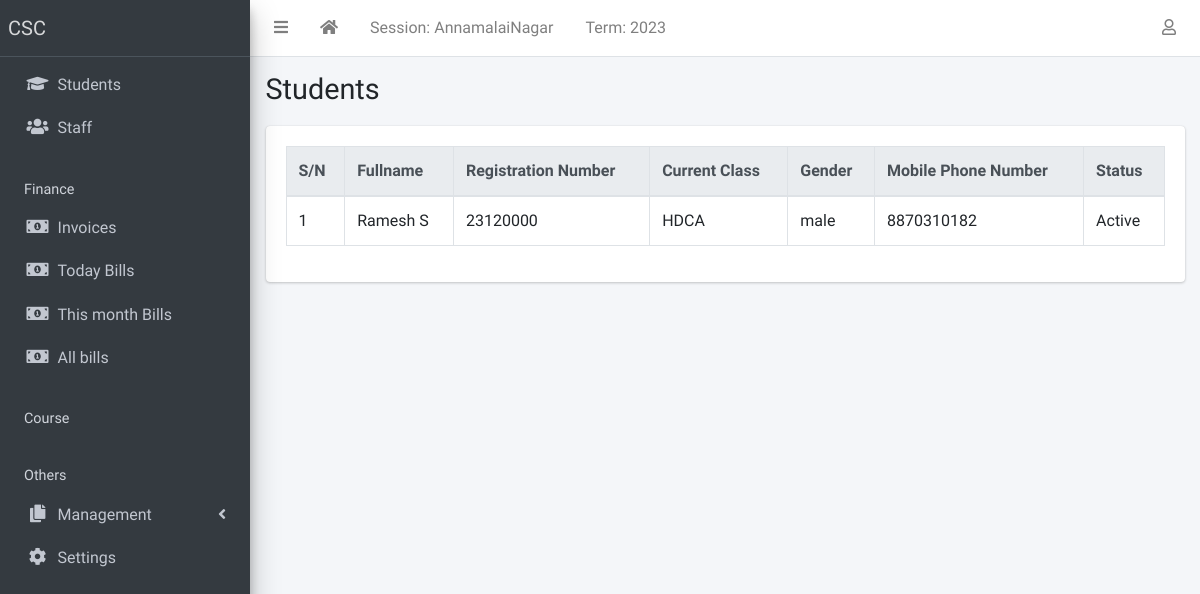
/student/list (signed in), run on an earlier commit of the app's database.
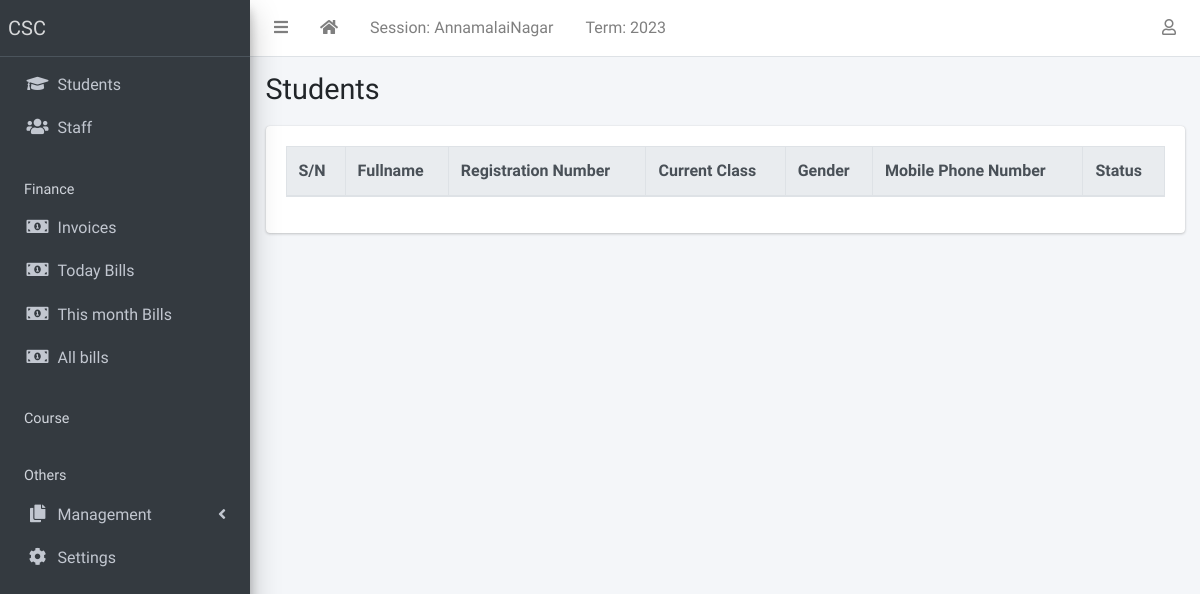
And on a later commit of the database.
### apps/students/models.py (models this page shows, shortened)
class Student(models.Model):
    GENDER_CHOICES = [("male", "Male"), ("female", "Female"),("others","others")]
    RELIGION_CHOICE = [('Hindu','Hindu'),('Christian','Christian'),('Muslim','Muslim'),("others","others")]
    COMMUNITY_CHOICE = [('OC','OC'),('BC','BC'),('MBC','MBC'),('ST/SC','ST/SC'),("others","others")]
    STUDENT_ROLE_CHOICES = [
        ("Employed", "Employed"),
        ("Unemployed", "Unemployed"),
        ("Housewife", "Housewife"),
        ("Businessman", "Businessman"),
        ("Student", "Student"),
        ("Others", "Others"),
    ]
    STATUS_CHOICES = [("active", "Active"), ("inactive", "Inactive")]
    if_enq = models.ForeignKey(Enquiry,on_delete=models.CASCADE,default=None,null=True)
    current_status = models.CharField(
        max_length=10, choices=STATUS_CHOICES, default="active"
    )
    student_name = models.CharField("Student Name", max_length=255, blank=False, default="")
    enrol_no = models.IntegerField("Enrollment Number",default=0,null=False,unique=True)
    rel_name = models.CharField(
                default=None, max_length=255, verbose_name="Father/Husband Name"
            )
    rel_occupation = models.CharField("Father/Husband Occupation",max_length=255,default=None,null=False)
    date_of_birth = models.DateField(
                default=timezone.now, verbose_name="Date of Birth"
            )
    age = models.IntegerField("Age",default=0,blank=True)
    gender = models.CharField("Gender", max_length=10, choices=GENDER_CHOICES, default="male")
    religion = models.CharField("Religion",max_length=554,default="Hindu",choices=RELIGION_CHOICE)
    community = models.CharField("Community",max_length=524,default="OC", choices=COMMUNITY_CHOICE)
    occupation = models.CharField(
                choices=[
                    ("Employed", "Employed"),
                    ("Unemployed", "Unemployed"),
                    ("Housewife", "Housewife"),
                    ("Businessman", "Businessman"),
                    ("Student", "Student"),
                    ("Others", "Others"),
                ],
                default="Student",
                max_length=1024,
                verbose_name="Student Occupation",
            )
    student_company_name = models.CharField(
                blank=True,
                max_length=1024,
                null=True,
                verbose_name="If Emloyed Company Name",
            )
    aadhar_no = models.BigIntegerField("Aadhar Number",null=True,default=None,blank=True)
    mobile_num_regex = RegexValidator(
        regex="^[0-9]{10,15}$", message="Entered mobile number isn't in a right format!"
    )
    mobile_number = models.CharField("Mobile Number",
        validators=[mobile_num_regex], max_length=13, blank=True
    )
    email = models.EmailField("Email", blank=False, default="")
    passport = models.ImageField("Photo",blank=True, upload_to="students/passports/")
    address = models.CharField("Address", max_length=255,default=None,blank=True)
    address1 = models.CharField("Address Line 2", max_length=255,default=None,blank=True,null=True)
    address2 = models.CharField("Address Line 3", max_length=255,default=None,blank=True,null=True)
    taluka = models.CharField("Taluk",max_length=255,default=None,blank=True,null=True)
    district = models.CharField("District",max_length=255,default=None,blank=True,null=True)
    pincode = models.IntegerField("Pincode", blank=True, default=None)
    date_of_admission = models.DateField(default=timezone.now)
    course = models.CharField("Course",max_length=1024,null=False,default="HDCA")
    class_time = models.CharField("Class Timinig",default="2pm - 4pm",max_length=255,null=False)
    total_fee = models.IntegerField("Total Fees",null=False,default=0)
    remark = models.CharField("Remark",max_length=500,default=None,blank=True)
    last_updated = models.DateTimeField(auto_now=True)
    class Meta:
        ordering = ["enrol_no"]

### apps/students/views.py (the view)
# urls.py: path("list",EnquiryListView.slist, name="enquiry-list"),
    def slist(request):
        template_name = "students/student_list.html"
        return render(request, template_name , context={"students":Student.objects.all()})

### apps/corecode/context_processors.py (called while the page is built)
def site_defaults(request):
    current_session = AcademicSession.objects.get(current=True)
    current_term = AcademicTerm.objects.get(current=True)
    vals = SiteConfig.objects.all()
    contexts = {
        "current_session": current_session.name,
        "current_term": current_term.name,
    }
    for val in vals:
        contexts[val.key] = val.value
    return contexts

### apps/students/templates/students/student_list.html (shortened to what this page needs)
{% extends 'base.html' %}
{% block title %}Students{% endblock title %}
{% block content %}
  <div class="table-responsive">
    <table id="studenttable" class="table table-bordered table-hover" data-page-length='100'>
      <thead class="thead-light">
        <tr>
          <th>S/N</th>
          <th>Fullname</th>
          <th>Registration Number</th>
          <th>Current Class</th>
          <th>Gender</th>
          <th>Mobile Phone Number</th>
          <th>Status</th>
        </tr>
      </thead>
      <tbody>
        {% for student in students %}
          <tr class='clickable-row' data-href="{% url 'student-detail' student.id %}">
            <td>{{ forloop.counter}}</td>
            <td>{{ student.student_name}}</td>
            <td>{{ student.enrol_no}}</td>
            <td>{{ student.course}}</td>
            <td>{{ student.gender}}</td>
            <td>{{ student.mobile_number}}</td>
            <td>{{ student.get_current_status_display}}</td>
          </tr>
        {% endfor %}
      </tbody>
    </table>
  </div>
{% endblock content %}

What changed in the data, as far as the page shows it:
removed Student: student_name "Ramesh S", enrol_no "23120000", course "HDCA", gender "male", mobile_number "8870310182", current_status "Active"
